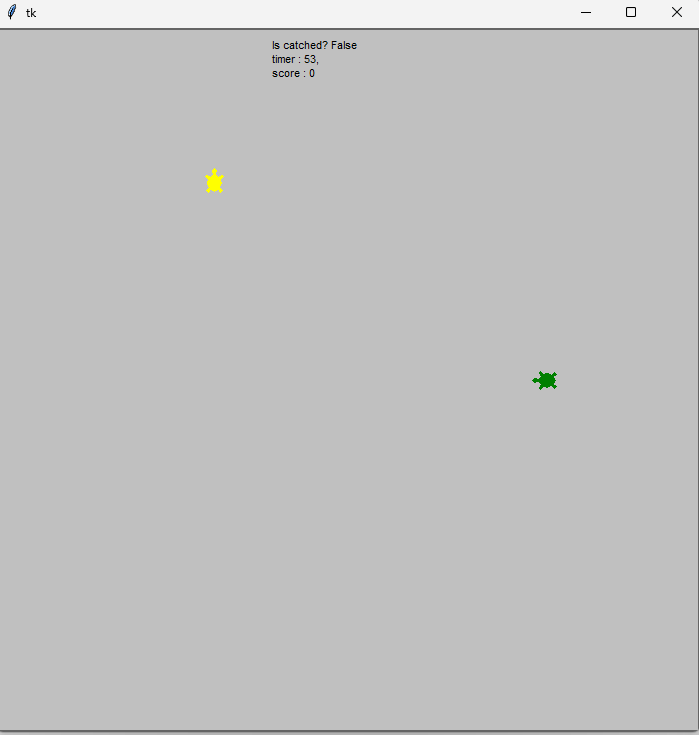

Source code (Python):
# This example is not working in Spyder directly (F5 or Run)
# Please type '!python turtle_runaway.py' on IPython console in your Spyder.
import tkinter as tk
import turtle, random


class RunawayGame:
    def __init__(self, canvas, runner, chaser, score=0, timer=600, playing = True, catch_radius=50):
        self.canvas = canvas
        self.runner = runner
        self.chaser = chaser
        self.catch_radius2 = catch_radius**2

        # Initialize 'runner' and 'chaser'
        self.runner.shape('turtle')
        self.runner.color('yellow')
        self.runner.penup()

        self.chaser.shape('turtle')
        self.chaser.color('green')
        self.chaser.penup()

        # Instantiate an another turtle for drawing
        self.drawer = turtle.RawTurtle(canvas)
        self.drawer.hideturtle()
        self.drawer.penup()

        self.drawer2 = turtle.RawTurtle(canvas)
        self.drawer2.hideturtle()
        self.drawer2.penup()

        self.score = score
        self.timer = timer
        self.playing = playing

    def is_catched(self):
        p = self.runner.pos()
        q = self.chaser.pos()
        dx, dy = p[0] - q[0], p[1] - q[1]
        return dx**2 + dy**2 < self.catch_radius2

    def start(self, init_dist=400, ai_timer_msec=50):
        if self.playing == True:
            self.runner.setpos((-init_dist / 2, 0))
            self.runner.setheading(0)
            self.chaser.setpos((+init_dist / 2, 0))
            self.chaser.setheading(180)

        # TODO) You can do something here and follows.
            self.ai_timer_msec = ai_timer_msec
            self.canvas.ontimer(self.step, self.ai_timer_msec)
        else:
            self.end()
        

    def step(self):
        self.runner.run_ai(self.chaser.pos(), self.chaser.heading())
        self.chaser.run_ai(self.runner.pos(), self.runner.heading())

        # TODO) You can do something here and follows.
        is_catched = self.is_catched()
        self.drawer.undo()
        self.drawer.penup()
        self.drawer.setpos(-75, 300)
        
        if is_catched == True:
           self.score += 1

        self.timer-=1

        if self.timer<=0:
            self.playing = False
            return self.end()
        

        self.drawer.write(f'Is catched? {is_catched}\ntimer : {self.timer//10},\nscore : {self.score}')
        

        # Note) The following line should be the last of this function to keep the game playing
        self.canvas.ontimer(self.step, self.ai_timer_msec)

    def end(self):
        if self.playing == False:
            self.canvas.clear()
            self.drawer.undo()
            self.drawer.penup()
            self.drawer.setpos(0,0)
            self.drawer.write(f'your score : {self.score}')

class ManualMover(turtle.RawTurtle):
    def __init__(self, canvas, step_move=10, step_turn=10):
        super().__init__(canvas)
        self.step_move = step_move
        self.step_turn = step_turn

        # Register event handlers
        canvas.onkeypress(lambda: self.forward(self.step_move), 'Up')
        canvas.onkeypress(lambda: self.backward(self.step_move), 'Down')
        canvas.onkeypress(lambda: self.left(self.step_turn), 'Left')
        canvas.onkeypress(lambda: self.right(self.step_turn), 'Right')
        canvas.listen()

    def run_ai(self, opp_pos, opp_heading):
        pass

class RandomMover(turtle.RawTurtle):
    def __init__(self, canvas, step_move=15, step_turn=10):
        super().__init__(canvas)
        self.step_move = step_move
        self.step_turn = step_turn

    def run_ai(self, opp_pos, opp_heading):
        mode = random.randint(0, 2)
        if mode == 0:
            self.forward(self.step_move)
        elif mode == 1:
            self.left(self.step_turn)
        elif mode == 2:
            self.right(self.step_turn)

if __name__ == '__main__':
    # Use 'TurtleScreen' instead of 'Screen' to prevent an exception from the singleton 'Screen'
    root = tk.Tk()
    canvas = tk.Canvas(root, width=700, height=700)
    canvas.pack()
    screen = turtle.TurtleScreen(canvas)

    # TODO) Change the follows to your turtle if necessary
    runner = RandomMover(screen)
    chaser = ManualMover(screen)

    game = RunawayGame(screen, runner, chaser)
    while game.playing == True:
        screen.bgcolor("#C0C0C0")
        game.start()
        screen.mainloop()
